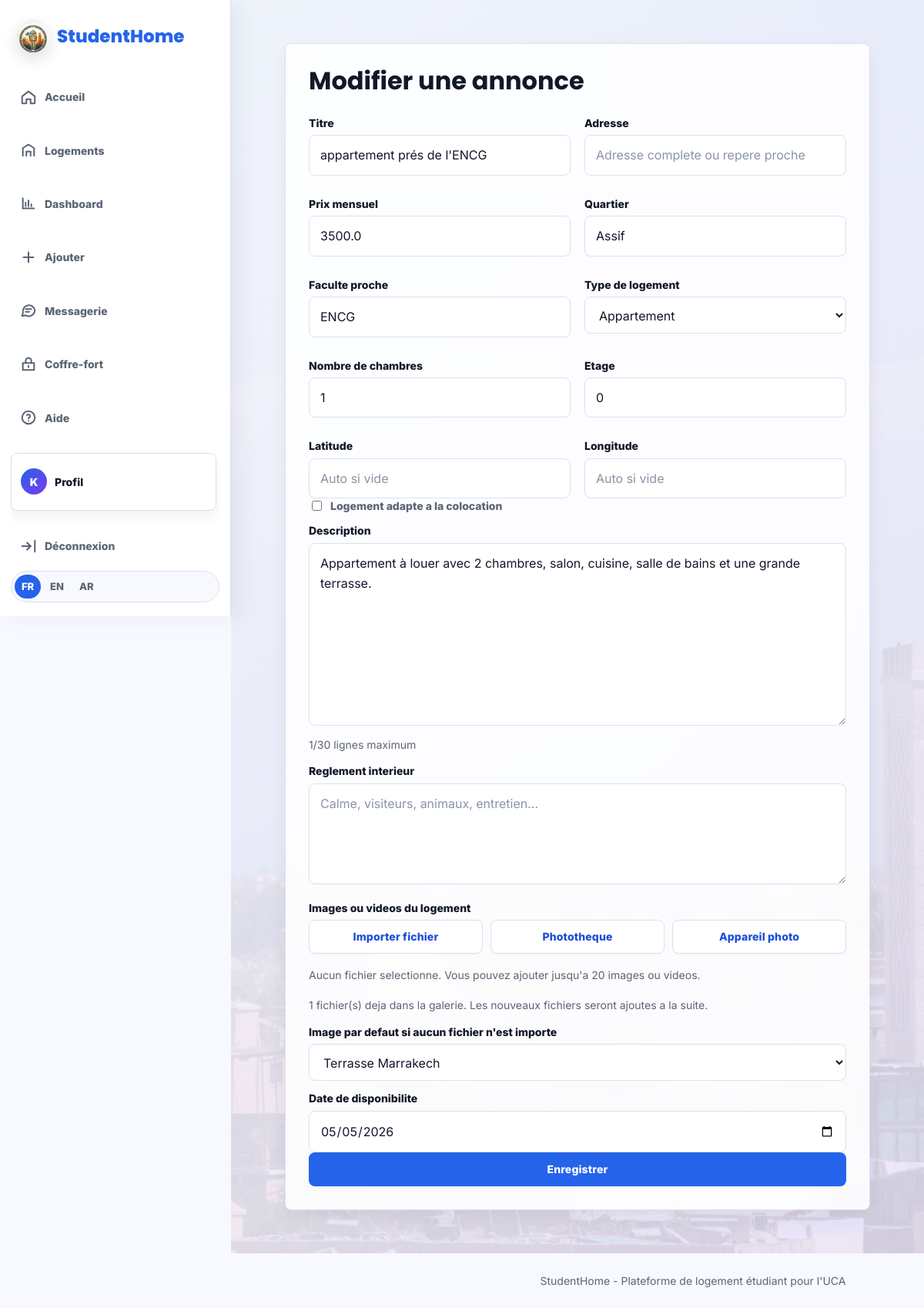
/modifier-annonce/1 (signed in), run on the app's committed database.
### app.py (models this page shows, shortened)
class Utilisateur(UserMixin, db.Model):
    id = db.Column(db.Integer, primary_key=True)
    nom = db.Column(db.String(120), nullable=False)
    email = db.Column(db.String(150), unique=True, nullable=False)
    mot_de_passe = db.Column(db.String(255), nullable=False)
    role = db.Column(db.String(30), nullable=False)
    photo_profil = db.Column(db.String(220), nullable=True)
    etudiant = db.relationship("Etudiant", backref="utilisateur", uselist=False, cascade="all, delete")
    proprietaire = db.relationship("Proprietaire", backref="utilisateur", uselist=False, cascade="all, delete")
    @property
    def avatar_path(self):
        if self.photo_profil:
            return self.photo_profil
        return None

class Logement(db.Model):
    id = db.Column(db.Integer, primary_key=True)
    titre = db.Column(db.String(160), nullable=False)
    adresse = db.Column(db.String(220), nullable=True)
    description = db.Column(db.Text, nullable=False)
    reglement_interieur = db.Column(db.Text, nullable=True)
    prix = db.Column(db.Float, nullable=False)
    quartier = db.Column(db.String(100), nullable=False)
    proximite_faculte = db.Column(db.String(120), nullable=False)
    type_logement = db.Column(db.String(80), default="Studio")
    nombre_chambres = db.Column(db.Integer, default=1)
    etage = db.Column(db.Integer, default=0)
    latitude = db.Column(db.Float, nullable=True)
    longitude = db.Column(db.Float, nullable=True)
    est_colocation = db.Column(db.Boolean, default=False)
    vues = db.Column(db.Integer, default=0)
    photos = db.Column(db.String(220), default="marrakech-rooftop-sunset.jpg")
    est_disponible = db.Column(db.Boolean, default=True)
    date_disponibilite = db.Column(db.String(20), nullable=True)
    est_valide = db.Column(db.Boolean, default=False)
    est_bloque = db.Column(db.Boolean, default=False)
    proprietaire_id = db.Column(db.Integer, db.ForeignKey("proprietaire.id"), nullable=False)
    proprietaire = db.relationship("Proprietaire", backref="logements")
    reservations = db.relationship("Reservation", backref="logement", cascade="all, delete")
    avis = db.relationship("Avis", backref="logement", cascade="all, delete")
    @property
    def media_path(self):
      if self.photos and self.photos.startswith("http"):
        return self.photos
      if self.photos and self.photos.startswith("uploads/"):
        return url_for("static", filename=self.photos)
      return url_for(
        "static",
        filename="images/" + (self.photos or "marrakech-rooftop-sunset.jpg")
      )
    @property
    def is_video(self):
        if not self.photos:
            return False
        extension = self.photos.rsplit(".", 1)[-1].lower()
        return extension in VIDEO_EXTENSIONS
    class _MediaItem:
        __slots__ = ("fichier", "is_video")
        def __init__(self, fichier, is_video):
            self.fichier = fichier
            self.is_video = is_video
    @property
    def visible_medias(self):
        if not self.photos:
            return []
        ext = self.photos.rsplit(".", 1)[-1].lower() if "." in self.photos else ""
        return [Logement._MediaItem(self.media_path, ext in VIDEO_EXTENSIONS)]
    @property
    def medias(self):
        return self.visible_medias

### app.py (the view, shortened to what this page needs)
@app.route("/modifier-annonce/<int:id>", methods=["GET", "POST"])
@login_required
@role_required("proprietaire")
def modifier_annonce(id):
    logement = Logement.query.get_or_404(id)
    if logement.proprietaire_id != current_user.proprietaire.id:
        flash("Vous ne pouvez modifier que vos annonces.", "error")
        return redirect(url_for("dashboard_proprietaire"))
    return render_template("ajouter_annonce.html", logement=logement)

### app.py (called while the page is built)
def fix_text_encoding(value):
    if not isinstance(value, str) or not any(marker in value for marker in ("Ã", "â", "Ø", "Ù", "Ă", "Â")):
        return value
    for encoding in ("cp1252", "latin1"):
        try:
            return value.encode(encoding).decode("utf-8")
        except UnicodeError:
            continue
    return value

@login_manager.user_loader
def load_user(user_id):
    return Utilisateur.query.get(int(user_id))

@app.context_processor
def inject_language_helpers():
    lang = session.get("lang", "fr")
    if lang not in SUPPORTED_LANGUAGES:
        lang = "fr"
    def t(key):
        value = TRANSLATIONS.get(lang, TRANSLATIONS["fr"]).get(key, TRANSLATIONS["fr"].get(key, key))
        return fix_text_encoding(value)
    return {"t": t, "current_lang": lang, "is_rtl": lang == "ar"}

def role_required(role):
    def decorator(function):
        @wraps(function)
        def wrapper(*args, **kwargs):
            if not current_user.is_authenticated or current_user.role != role:
                flash("AccÃ¨s rÃ©servÃ©.", "error")
                return redirect(url_for("index"))
            return function(*args, **kwargs)
        return wrapper
    return decorator

### templates/ajouter_annonce.html (shortened to what this page needs)
{% extends "base.html" %}
{% block content %}
<section class="auth">
    <form class="form-card wide" method="post" enctype="multipart/form-data">
        <h1>{{ 'Modifier' if logement else 'Ajouter' }} une annonce</h1>
        <div class="register-grid">
            <div class="field">
                <label>Titre</label>
                <input type="text" name="titre" value="{{ logement.titre if logement else '' }}" placeholder="Studio lumineux proche FSSM" required>
            </div>
            <div class="field">
                <label>Adresse</label>
                <input type="text" name="adresse" value="{{ logement.adresse if logement and logement.adresse else '' }}" placeholder="Adresse complete ou repere proche">
            </div>
            <div class="field">
                <label>Prix mensuel</label>
                <input type="number" name="prix" value="{{ logement.prix if logement else '' }}" required>
            </div>
            <div class="field">
                <label>Quartier</label>
                <input type="text" name="quartier" value="{{ logement.quartier if logement else '' }}" required>
            </div>
            <div class="field">
                <label>Faculte proche</label>
                <input type="text" name="proximite_faculte" value="{{ logement.proximite_faculte if logement else '' }}" placeholder="FSSM, FSJES, ENCG..." required>
            </div>
            <div class="field">
                <label>Type de logement</label>
                <select name="type_logement" required>
                    {% set selected_type = logement.type_logement if logement else 'Studio' %}
                    {% for item in ['Studio', 'Chambre', 'Appartement', 'Colocation', 'Maison', 'Residence etudiante'] %}
                        <option value="{{ item }}" {% if selected_type == item %}selected{% endif %}>{{ item }}</option>
                    {% endfor %}
                </select>
            </div>
            <div class="field">
                <label>Nombre de chambres</label>
                <input type="number" name="nombre_chambres" min="1" value="{{ logement.nombre_chambres if logement and logement.nombre_chambres else 1 }}">
            </div>
            <div class="field">
                <label>Etage</label>
                <input type="number" name="etage" value="{{ logement.etage if logement and logement.etage is not none else 0 }}">
            </div>
            <div class="field">
                <label>Latitude</label>
                <input type="number" step="0.000001" name="latitude" value="{{ logement.latitude if logement and logement.latitude else '' }}" placeholder="Auto si vide">
            </div>
            <div class="field">
                <label>Longitude</label>
                <input type="number" step="0.000001" name="longitude" value="{{ logement.longitude if logement and logement.longitude else '' }}" placeholder="Auto si vide">
            </div>
        </div>
        <label class="check"><input type="checkbox" name="est_colocation" value="1" {% if logement and logement.est_colocation %}checked{% endif %}> Logement adapte a la colocation</label>
        <label>Description</label>
        <textarea name="description" class="limited-description" rows="8" maxlength="2500" placeholder="Decrivez le logement, les equipements, le quartier et les conditions. Maximum 30 lignes." required>{{ logement.description if logement else '' }}</textarea>
        <p class="form-help"><span class="line-count">0</span>/30 lignes maximum</p>
        <label>Reglement interieur</label>
        <textarea name="reglement_interieur" rows="4" placeholder="Calme, visiteurs, animaux, entretien...">{{ logement.reglement_interieur if logement and logement.reglement_interieur else '' }}</textarea>
        <label>Images ou videos du logement</label>
        <div class="media-picker">
            <div class="media-actions">
                <button class="btn btn-light media-trigger" type="button" data-target="media-file">Importer fichier</button>
                <button class="btn btn-light media-trigger" type="button" data-target="media-library">Phototheque</button>
                <button class="btn btn-light media-trigger" type="button" data-target="media-camera">Appareil photo</button>
            </div>
            <p class="form-help selected-media-name">Aucun fichier selectionne. Vous pouvez ajouter jusqu'a 20 images ou videos.</p>
            {% if logement and logement.medias %}
                <p class="form-help">{{ logement.medias|length }} fichier(s) deja dans la galerie. Les nouveaux fichiers seront ajoutes a la suite.</p>
            {% endif %}
        </div>
        <label>Image par defaut si aucun fichier n'est importe</label>
        <select name="photos">
            <option value="marrakech-rooftop-sunset.jpg" {% if logement and logement.photos == 'marrakech-rooftop-sunset.jpg' %}selected{% endif %}>Terrasse Marrakech</option>
        </select>
        <label>Date de disponibilite</label>
        <input type="date" name="date_disponibilite" value="{{ logement.date_disponibilite if logement and logement.date_disponibilite else '' }}" required>
        <button class="btn btn-primary full" type="submit">Enregistrer</button>
    </form>
</section>
{% endblock %}

### templates/base.html (shortened to what this page needs)
<!DOCTYPE html>
<html lang="{{ current_lang }}" dir="{{ 'rtl' if is_rtl else 'ltr' }}">
<head>
    <link rel="stylesheet" href="https://unpkg.com/leaflet@1.9.4/dist/leaflet.css">
    <link rel="stylesheet" href="{{ url_for('static', filename='css/style.css') }}">
</head>
<body>
    <aside class="sidebar-nav">
        <a class="brand sidebar-brand" href="{{ url_for('studenthome_marrakech') }}">
            <img class="brand-logo" src="{{ url_for('static', filename='images/studenthome-logo-symbol.jpg') }}" alt="StudentHome">
            <span>StudentHome</span>
        </a>
        <nav class="side-links" aria-label="Navigation principale">
            <a href="{{ url_for('studenthome_marrakech') }}">
                <svg viewBox="0 0 24 24" aria-hidden="true"><path d="M3 11 12 4l9 7v9a1 1 0 0 1-1 1h-5v-6H9v6H4a1 1 0 0 1-1-1v-9Z"></path></svg>
                <span>{{ t('nav_home') }}</span>
            </a>
            <a href="{{ url_for('logements') }}">
                <svg viewBox="0 0 24 24" aria-hidden="true"><path d="M4 20V9l8-5 8 5v11"></path><path d="M9 20v-6h6v6"></path></svg>
                <span>{{ t('nav_housing') }}</span>
            </a>
            {% if current_user.is_authenticated %}
                {% if current_user.role == 'etudiant' %}
                    <a href="{{ url_for('dashboard_etudiant') }}">
                        <svg viewBox="0 0 24 24" aria-hidden="true"><path d="M4 19V5"></path><path d="M4 19h16"></path><path d="M8 16v-5"></path><path d="M12 16V8"></path><path d="M16 16v-3"></path></svg>
                        <span>{{ t('nav_dashboard') }}</span>
                    </a>
                    <a href="{{ url_for('reservations') }}">
                        <svg viewBox="0 0 24 24" aria-hidden="true"><path d="M7 3v4"></path><path d="M17 3v4"></path><path d="M4 8h16"></path><path d="M5 5h14v16H5z"></path></svg>
                        <span>{{ t('nav_reservations') }}</span>
                    </a>
                    <a href="{{ url_for('favoris') }}">
                        <svg viewBox="0 0 24 24" aria-hidden="true"><path d="m12 3.7 2.6 5.3 5.8.8-4.2 4.1 1 5.8L12 17l-5.2 2.7 1-5.8-4.2-4.1 5.8-.8L12 3.7Z"></path></svg>
                        <span>{{ t('nav_favorites') }}</span>
                    </a>
                    <a href="{{ url_for('colocation') }}">
                        <svg viewBox="0 0 24 24" aria-hidden="true"><path d="M8 11a4 4 0 1 0 0-8 4 4 0 0 0 0 8Z"></path><path d="M16 13a3 3 0 1 0 0-6 3 3 0 0 0 0 6Z"></path><path d="M2 21a6 6 0 0 1 12 0"></path><path d="M14 21a5 5 0 0 1 8 0"></path></svg>
                        <span>{{ t('nav_colocation') }}</span>
                    </a>
                {% elif current_user.role == 'proprietaire' %}
                    <a href="{{ url_for('dashboard_proprietaire') }}">
                        <svg viewBox="0 0 24 24" aria-hidden="true"><path d="M4 19V5"></path><path d="M4 19h16"></path><path d="M8 16v-5"></path><path d="M12 16V8"></path><path d="M16 16v-3"></path></svg>
                        <span>{{ t('nav_dashboard') }}</span>
                    </a>
                    <a href="{{ url_for('ajouter_annonce') }}">
                        <svg viewBox="0 0 24 24" aria-hidden="true"><path d="M12 5v14"></path><path d="M5 12h14"></path></svg>
                        <span>{{ t('nav_add') }}</span>
                    </a>
                {% elif current_user.role == 'admin' %}
                    <a href="{{ url_for('dashboard_admin') }}">
                        <svg viewBox="0 0 24 24" aria-hidden="true"><path d="M12 3 4 6v6c0 5 3.5 8 8 9 4.5-1 8-4 8-9V6l-8-3Z"></path></svg>
                        <span>{{ t('nav_admin') }}</span>
                    </a>
                {% endif %}
                <a href="{{ url_for('messages') }}">
                    <svg viewBox="0 0 24 24" aria-hidden="true"><path d="M21 11.5a8.5 8.5 0 0 1-12.7 7.4L3 20l1.2-5.1A8.5 8.5 0 1 1 21 11.5Z"></path><path d="M8 10h8M8 14h5"></path></svg>
                    <span>{{ t('nav_messages') }}</span>
                </a>
                <a href="{{ url_for('coffre_fort') }}">
                    <svg viewBox="0 0 24 24" aria-hidden="true"><path d="M4 10h16v10H4z"></path><path d="M8 10V7a4 4 0 0 1 8 0v3"></path><path d="M12 14v2"></path></svg>
                    <span>{{ t('nav_vault') }}</span>
                </a>
                <a href="{{ url_for('aide') }}">
                    <svg viewBox="0 0 24 24" aria-hidden="true"><circle cx="12" cy="12" r="9"></circle><path d="M9.8 9a2.3 2.3 0 0 1 4.4 1c0 1.7-2.2 2-2.2 3.6"></path><path d="M12 17h.01"></path></svg>
                    <span>{{ t('nav_help') }}</span>
                </a>
                <a class="nav-profile-btn sidebar-profile" href="{{ url_for('profil') }}">
                    {% if current_user.avatar_path %}
                        <img src="{{ current_user.avatar_path }}" alt="Photo de profil">
                    {% else %}
                        <span>{{ current_user.nom[:1]|upper }}</span>
                    {% endif %}
                    <strong>{{ t('nav_profile') }}</strong>
                </a>
                <a href="{{ url_for('logout') }}">
                    <svg viewBox="0 0 24 24" aria-hidden="true"><path d="M10 17l5-5-5-5"></path><path d="M15 12H3"></path><path d="M21 4v16"></path></svg>
                    <span>{{ t('nav_logout') }}</span>
                </a>
            {% else %}
                <a href="{{ url_for('login') }}"><span>{{ t('nav_login') }}</span></a>
                <a href="{{ url_for('choisir_role') }}"><span>{{ t('nav_register') }}</span></a>
            {% endif %}
        </nav>
        <div class="language-switcher" aria-label="Language selector">
            <a class="{{ 'active' if current_lang == 'fr' else '' }}" href="{{ url_for('set_language', lang_code='fr') }}">FR</a>
            <a class="{{ 'active' if current_lang == 'en' else '' }}" href="{{ url_for('set_language', lang_code='en') }}">EN</a>
            <a class="{{ 'active' if current_lang == 'ar' else '' }}" href="{{ url_for('set_language', lang_code='ar') }}">AR</a>
        </div>
    </aside>
    <main class="app-main">
        {% block content %}{% endblock %}
    </main>
    <footer>
        <p>{{ t('footer') }}</p>
    </footer>
</body>
</html>

### data on the page
Utilisateur: nom "K"
Logement: titre "appartement prés de l'ENCG", prix "3500.0", quartier "Assif", proximite_faculte "ENCG", type_logement "Appartement", nombre_chambres "1", etage "0", description "Appartement à louer avec 2 chambres, salon, cuisine, salle de bains et une grande terrasse.", photos "Terrasse Marrakech", date_disponibilite "05/05/2026"

### other printed values
{{ t('nav_home') }} "Accueil"
{{ t('nav_housing') }} "Logements"
{{ t('nav_dashboard') }} "Dashboard"
{{ t('nav_add') }} "Ajouter"
{{ t('nav_messages') }} "Messagerie"
{{ t('nav_vault') }} "Coffre-fort"
{{ t('nav_help') }} "Aide"
{{ t('nav_profile') }} "Profil"
{{ t('nav_logout') }} "Déconnexion"
{{ 'Modifier' if logement else 'Ajouter' }} "Modifier"
{{ logement.medias|length }} "1"
{{ t('footer') }} "StudentHome - Plateforme de logement étudiant pour l'UCA"
